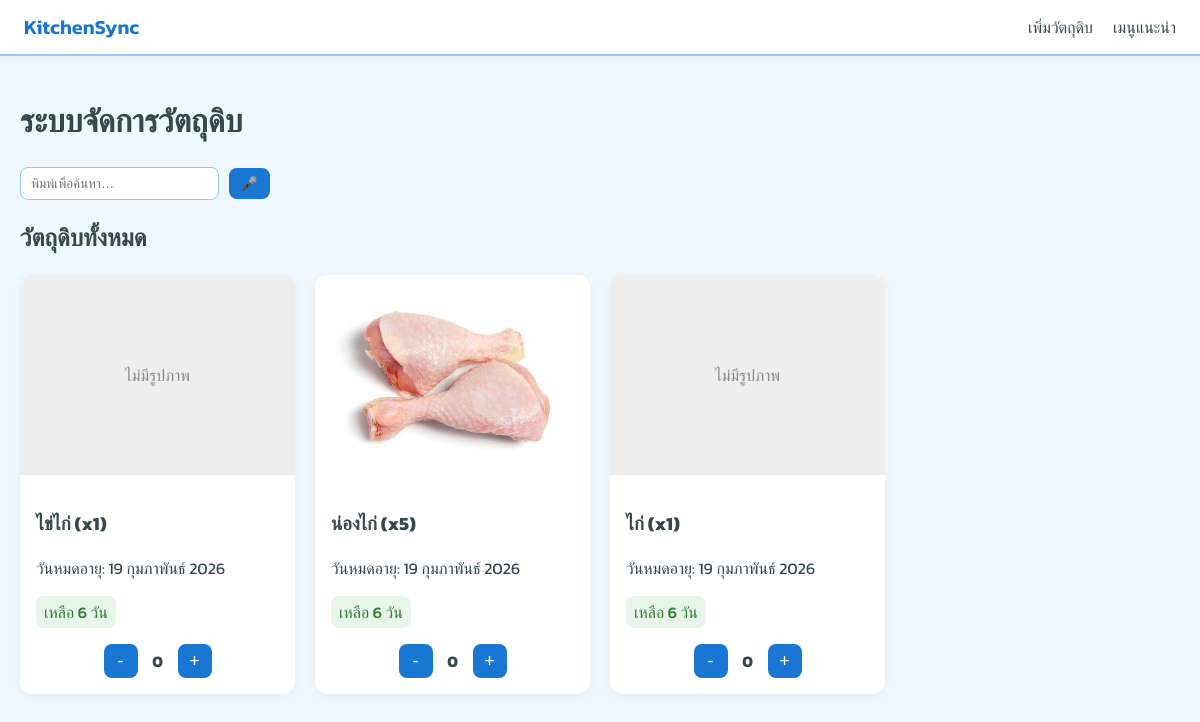
The app's page /, older data.
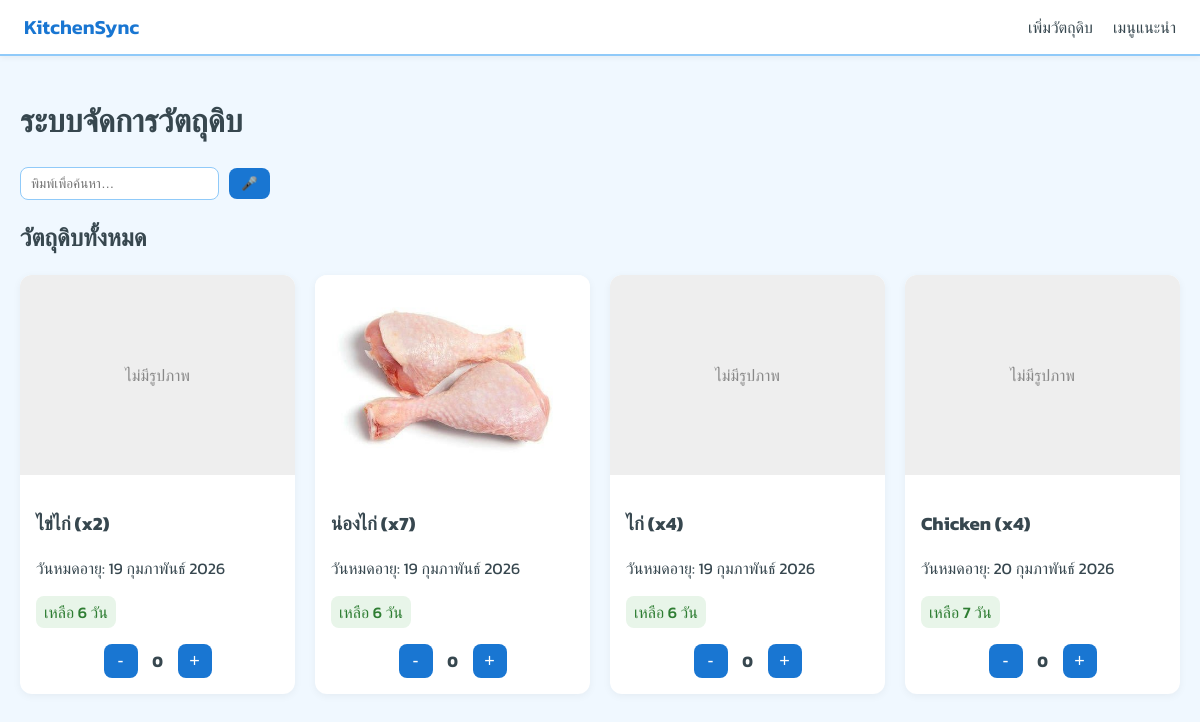
The same page, newer data.
### index/models.py (models this page shows, shortened)
class Ingredient(models.Model):
    name = models.CharField(max_length=100)
    created_at = models.DateTimeField(auto_now_add=True)
    quantity = models.PositiveIntegerField(default=1)
    image = models.ForeignKey(
        IngredientImage,
        on_delete=models.SET_NULL,
        null=True,
        blank=True,
        related_name="ingredients"
    )
    prepared_date = models.DateField(default=date.today)
    shelf_life_days = models.PositiveIntegerField(default=7)
    expiry_date = models.DateField(blank=True, null=True)
    @property
    def computed_expiry(self):
        if self.expiry_date:
            return self.expiry_date
        pd = self.prepared_date or date.today()
        return pd + timedelta(days=self.shelf_life_days or 0)
    @property
    def days_remaining(self):
        return (self.computed_expiry - date.today()).days
    @property
    def image_url(self):
        if self.image and getattr(self.image, "image", None):
            f = self.image.image
            if getattr(f, "name", "") and default_storage.exists(f.name):
                return f.url
        img = IngredientImage.objects.filter(name=self.name).first()
        if img and img.image and getattr(img.image, "name", "") and default_storage.exists(img.image.name):
            return img.image.url
        default_rel = "ingredient_images/default.png"
        if default_storage.exists(default_rel):
            return settings.MEDIA_URL + default_rel
        return ""
    ingredient_map = {
    "มะเขือเทศ": "tomato",
    "หมู": "pork",
    "ไก่": "chicken",
    "ไข่": "egg",
    "กะเพรา": "basil"
}

### index/views.py (the view)
# urls.py: path("", views.index, name="index"),
def index(request):
    ingredients = Ingredient.objects.all().order_by('prepared_date')
    latest_ingredients = Ingredient.objects.order_by('-created_at')[:4]
    return render(request, 'main.html', {'ingredients': ingredients, 'latest_ingredients': latest_ingredients})

### index/templates/main.html (shortened to what this page needs)
<!DOCTYPE html>
<html lang="th">
<head>
</head>
<body>
  <nav class="navbar">
    <div class="navbar-logo">KitchenSync</div>
    <ul class="navbar-menu">
      <li><a href="{% url 'add_ingredient' %}">เพิ่มวัตถุดิบ</a></li>
      <li><a href="{% url 'suggest' %}">เมนูแนะนำ</a></li>
    </ul>
  </nav>
  <div class="container">
    <h1>ระบบจัดการวัตถุดิบ</h1>
    <div style="display:flex; align-items:center; gap:10px;">
      <input id="searchBox" type="text" placeholder="พิมพ์เพื่อค้นหา…"
        style="padding:8px 10px;border:1px solid #90CAF9;border-radius:8px;outline:none;">
      <button id="voiceBtn" type="button" aria-pressed="false"
        style="border:none;background:#1976D2;color:#fff;padding:8px 12px;border-radius:8px;cursor:pointer;">🎤</button>
    </div>
    <div style="margin-bottom: 24px;">
      <div>
        <h2>วัตถุดิบทั้งหมด</h2>
        <div class="grid" id="ingredientContainer">
          {% for ing in ingredients %}
          <div class="card" data-days="{{ ing.days_remaining }}">
            {% with url=ing.image_url %}
            {% if url %}
            <img src="{{ url }}" alt="{{ ing.name }}" style="cursor:pointer;"
              onclick="openRecipes('{{ ing.name|escapejs }}')">
            {% else %}
            <div
              style="width:100%;height:200px;display:flex;align-items:center;justify-content:center;background:#eee;color:#888;cursor:pointer;"
              onclick="openRecipes('{{ ing.name|escapejs }}')">
              ไม่มีรูปภาพ
            </div>
            {% endif %}
            {% endwith %}
            <div class="card-body">
              <h3>{{ ing.name }} (x{{ ing.quantity }})</h3>
              <p>วันหมดอายุ: {{ ing.expiry_date }}</p>
              <p>
                {% if ing.days_remaining > 5 %}
                <span class="badge badge-safe">เหลือ {{ ing.days_remaining }} วัน</span>
                {% elif ing.days_remaining > 2 %}
                <span class="badge badge-warning">เหลือ {{ ing.days_remaining }} วัน</span>
                {% elif ing.days_remaining < 1 %} <span class="badge badge-danger">หมดอายุแล้ว</span>
                  {% else %}
                  <span class="badge badge-danger">เหลือ {{ ing.days_remaining }} วัน</span>
                  {% endif %}
              </p>
              <div class="qty-editor" data-iid="{{ ing.id }}" data-iname="{{ ing.name|escapejs }}"
                data-qty="{{ ing.quantity }}">
                <button type="button" class="qty-step" id="qty-minus-{{ ing.id }}" data-step="-1">-</button>
                <span class="qty-delta" id="delta-{{ ing.id }}">0</span>
                <button type="button" class="qty-step" id="qty-plus-{{ ing.id }}" data-step="1">+</button>
              </div>
            </div>
          </div>
          {% endfor %}
        </div>
      </div>
    </div>
  </div>
</body>
</html>

### index/templates/main.html (style rules this page uses)
body { font-family: 'Kanit', sans-serif; background-color: #f0f8ff; color: #37474F; margin: 0; padding: 0; }
.navbar { background-color: #ffffff; padding: 12px 24px; display: flex; justify-content: space-between; align-items: center; border-bottom: 2px solid #90CAF9; box-shadow: 0 2px 6px rgba(0, 0, 0, 0.05); position: sticky; top: 0; z-index: 999; }
.navbar-logo { font-size: 20px; font-weight: 600; color: #1976D2; }
.navbar-menu { list-style: none; display: flex; gap: 20px; margin: 0; padding: 0; }
.navbar-menu li a { text-decoration: none; color: #37474F; font-weight: 500; transition: color 0.2s; }
.container { max-width: 1400px; margin: auto; padding: 20px; }
.grid { display: grid; grid-template-columns: repeat(4, 1fr); gap: 20px; }
.card { background: white; border-radius: 12px; box-shadow: 0 2px 8px rgba(0, 0, 0, 0.05); overflow: hidden; display: flex; flex-direction: column; }
.card img { width: 100%; height: 200px; object-fit: cover; }
.card-body { padding: 16px; }
.badge { border-radius: 8px; padding: 4px 8px; font-weight: 500; display: inline-block; }
.badge-safe { background-color: #E8F5E9; color: #2E7D32; }
.quantity-control, .qty-editor { display: flex; align-items: center; gap: 8px; justify-content: center; }
.qty-step { background: #1976D2; color: #fff; border: none; width: 34px; height: 34px; border-radius: 8px; cursor: pointer; font-size: 18px; }
.qty-delta { min-width: 24px; text-align: center; font-weight: 700; }

Row changes from the older to the newer data that the page shows:
changed Ingredient "ไข่ไก่": quantity "1" → "2"
changed Ingredient "น่องไก่": quantity "5" → "7"
changed Ingredient "ไก่": quantity "1" → "4"
added Ingredient: name "Chicken", quantity "4", expiry_date "20 กุมภาพันธ์ 2026", days_remaining "7"
